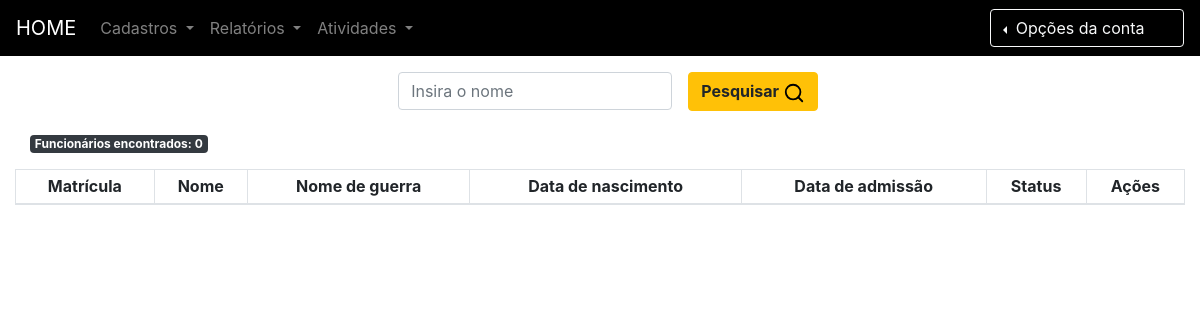
Before: /funcionario/funcionarios-cadastrados/ (signed in) with the older database file.
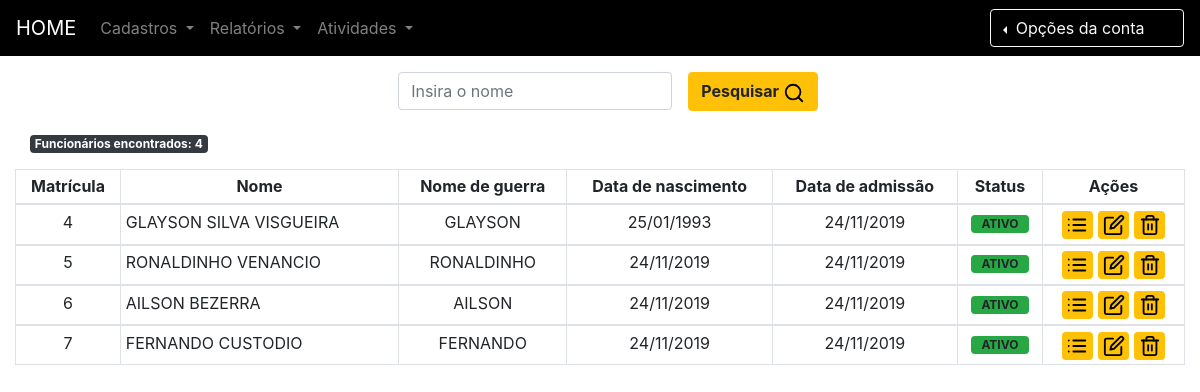
After: the same page with the newer database file.
### funcionarios/models.py (models this page shows, shortened)
class Funcionario(models.Model):
	id = models.AutoField(primary_key=True)
	cpf = models.CharField('CPF:', max_length = 11, blank=False, validators=[validar_cpf])
	rg = models.CharField('RG:', max_length = 14, blank=False)
	nome = models.CharField('Nome:', max_length = 100, blank=False)
	nomeGuerra = models.CharField('Nome de guerra: ', max_length = 40, blank=False)
	endereco = models.CharField('Endereço:', max_length = 150, blank=False)
	complemento = models.CharField('Complemento do endereço:', max_length = 150, null=True, blank=True)
	bairro = models.CharField('Bairro:', max_length = 40, blank=False)
	cidade = models.CharField('Cidade:', max_length = 40, blank=False)
	uf = models.CharField('UF:',  choices=UF,max_length = 2, blank=False)
	nascimento = models.DateField('Data de nascimento:', blank = False)
	telefone = models.CharField('Telefone:', max_length = 12, blank=True, null=True, validators=[validar_telefone])
	email = models.EmailField(max_length=70, null=True, blank=True, unique=True)
	dataAdmissao = models.DateField('Data de admissão:', blank = False)
	created_at = models.DateTimeField('Criado em',auto_now_add = True)
	updated_at = models.DateTimeField('Atualizado em',auto_now = True)
	status = models.CharField('Status:', choices=STATUS,max_length = 7, blank=False)
	class Meta:
		verbose_name = "Funcionario"
		verbose_name_plural = "Funcionários"
		ordering = ['id','cpf','rg','nome','dataAdmissao','status']

### funcionarios/views.py (the view)
# urls.py: path('funcionarios-cadastrados/',views.listar_funcionarios, name="listar_funcionarios"),
@permission_required('funcionarios.view_funcionario', login_url=views.autorizacao_negada)
def listar_funcionarios(request):
    funcionarios = Funcionario.objects.all().order_by('id')
    funcionarios_ativos = Funcionario.objects.filter(status='ATIVO').count()
    funcionarios_inativos = Funcionario.objects.filter(status='INATIVO').count()
    total_funcionarios = Funcionario.objects.all().count()
    template_name = 'listar-funcionarios.html'
    pesquisar = request.GET.get('pesquisar_funcionario')
    if is_valid_queryparam(pesquisar):
        funcionarios = funcionarios.filter(nome__icontains=pesquisar) #Pesquisar por objetos que contém a string contida na variável pesquisar.
        total_funcionarios = funcionarios.filter(nome__icontains=pesquisar).count()
    context = {
        'funcionarios': funcionarios,
        'funcionarios_ativos': funcionarios_ativos,
        'funcionarios_inativos':funcionarios_inativos,
        'total_funcionarios': total_funcionarios,
    }
    return render(request, template_name, context)

### funcionarios/views.py (called while the page is built)
def is_valid_queryparam(param):
    return param != '' and param is not None

### funcionarios/templates/listar-funcionarios.html (shortened to what this page needs)
{% extends "base.html" %}
{% block content %}
<br/><br/><br/>
<div class="container">
	<div class="row">
<form class="form-inline mx-auto">
  <div class="form-group mx-sm-3 ">
    <input type="text" class="form-control" name="pesquisar_funcionario" placeholder="Insira o nome">
  </div>
  <button type="submit" class="btn btn-warning font-weight-bold">Pesquisar <img src="/static/feather/search.svg" alt="search" class="icone"></button>
</form>
	</div>
</div>
 	<br/>
 	<div class="container">
 		<div class="row">
 			<p class="badge badge-dark">Funcionários encontrados: {{total_funcionarios}}</p>
 		</div>
 	</div>
	<div class="table-responsive col-md-12">
		<table class="table table-bordered  table-hover table-sm" cellspacing="0" cellpadding="0">
			<thead>
				<tr>
					<th class="text-center">Matrícula</th>
					<th class="text-center">Nome</th>
					<th class="text-center">Nome de guerra</th>
					<th class="text-center">Data de nascimento</th>
					<th class="text-center">Data de admissão</th>
					<th class="text-center">Status</th>
					<th class="text-center">Ações</th>
				</tr>
			</thead>
			<tbody>
				<tr>
					{% for funcionario in funcionarios %}
					<td class="text-center">{{ funcionario.id }}</td>
					<td >{{ funcionario.nome|upper }}</td>
					<td class="text-center">{{ funcionario.nomeGuerra|upper }}</td>
					<td class="text-center">{{ funcionario.nascimento|date:"d/m/Y" }}</td>
					<td class="text-center">{{ funcionario.dataAdmissao|date:"d/m/Y" }}</td>
					<td class="text-center">
						{% if funcionario.status == "ATIVO" %}
						<a class="badge badge-success mx-auto">&nbsp;&nbsp;{{ funcionario.status }}&nbsp;&nbsp;</a>
						{% else %}
						<a class="badge badge-danger mx-auto">{{ funcionario.status }}</a>
						{% endif%}
					</td>
					<td class=" text-center actions">
						<a href="{% url 'dados_funcionario' id=funcionario.id %}" class="badge badge-warning" data-toggle="tooltip" data-placement="top" title="Informações completas"><img src="/static/feather/list.svg" alt="list" class="icone">
					</a>
						<a href="{% url 'editar_funcionario' pk=funcionario.pk %}" class="badge badge-warning" data-toggle="tooltip" data-placement="top" title="Editar dados"><img src="/static/feather/edit.svg" alt="edit" class="icone">
					</a>
					<a href="#" class="badge badge-warning" data-toggle="tooltip" data-placement="top" title="Excluir cadastro"><img src="/static/feather/trash-2.svg" alt="trash-2" class="icone">
					</a>
					</td>
				</tr>
			</tbody>{% endfor %}
		</table>
	</div>
{% endblock %}

Changed rows visible on the page:
added Funcionario: id "4", nome "GLAYSON SILVA VISGUEIRA", nomeGuerra "GLAYSON", nascimento "25/01/1993", dataAdmissao "24/11/2019", status "ATIVO"
added Funcionario: id "5", nome "RONALDINHO VENANCIO", nomeGuerra "RONALDINHO", nascimento "24/11/2019", dataAdmissao "24/11/2019", status "ATIVO"
added Funcionario: id "6", nome "AILSON BEZERRA", nomeGuerra "AILSON", nascimento "24/11/2019", dataAdmissao "24/11/2019", status "ATIVO"
added Funcionario: id "7", nome "FERNANDO CUSTODIO", nomeGuerra "FERNANDO", nascimento "24/11/2019", dataAdmissao "24/11/2019", status "ATIVO"
Other visible differences:
{{ total_funcionarios }}: "0" → "4"
